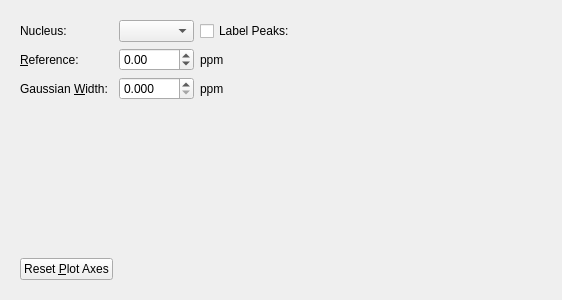
<?xml version="1.0" encoding="UTF-8"?>
<ui version="4.0">
 <class>Tab_NMR</class>
 <widget class="QWidget" name="Tab_NMR">
  <property name="geometry">
   <rect>
    <x>0</x>
    <y>0</y>
    <width>562</width>
    <height>300</height>
   </rect>
  </property>
  <property name="windowTitle">
   <string>tab_NMR</string>
  </property>
  <layout class="QGridLayout" name="gridLayout">
   <item row="0" column="0" rowspan="2" colspan="2">
    <widget class="QWidget" name="widget" native="true">
     <layout class="QGridLayout" name="gridLayout_2">
      <item row="0" column="0">
       <widget class="QLabel" name="label_15">
        <property name="text">
         <string>Nucleus:</string>
        </property>
        <property name="buddy">
         <cstring>combo_type</cstring>
        </property>
       </widget>
      </item>
      <item row="0" column="1">
       <widget class="QComboBox" name="combo_type"/>
      </item>
      <item row="1" column="0">
       <widget class="QLabel" name="label_16">
        <property name="text">
         <string>&amp;Reference:</string>
        </property>
        <property name="buddy">
         <cstring>spin_ref</cstring>
        </property>
       </widget>
      </item>
      <item row="2" column="0">
       <widget class="QLabel" name="label_17">
        <property name="text">
         <string>Gaussian &amp;Width:</string>
        </property>
        <property name="buddy">
         <cstring>spin_FWHM</cstring>
        </property>
       </widget>
      </item>
      <item row="3" column="0">
       <spacer name="verticalSpacer_2">
        <property name="orientation">
         <enum>Qt::Vertical</enum>
        </property>
        <property name="sizeHint" stdset="0">
         <size>
          <width>20</width>
          <height>40</height>
         </size>
        </property>
       </spacer>
      </item>
      <item row="4" column="0">
       <widget class="QPushButton" name="push_resetAxes">
        <property name="text">
         <string>Reset &amp;Plot Axes</string>
        </property>
       </widget>
      </item>
      <item row="1" column="1">
       <widget class="QDoubleSpinBox" name="spin_ref">
        <property name="accelerated">
         <bool>true</bool>
        </property>
        <property name="minimum">
         <double>-9999.989999999999782</double>
        </property>
        <property name="maximum">
         <double>9999.989999999999782</double>
        </property>
        <property name="singleStep">
         <double>0.010000000000000</double>
        </property>
       </widget>
      </item>
      <item row="2" column="1">
       <widget class="QDoubleSpinBox" name="spin_FWHM">
        <property name="decimals">
         <number>3</number>
        </property>
        <property name="maximum">
         <double>99.998999999999995</double>
        </property>
        <property name="singleStep">
         <double>0.010000000000000</double>
        </property>
       </widget>
      </item>
      <item row="0" column="2">
       <widget class="QCheckBox" name="cb_labelPeaks">
        <property name="text">
         <string>Label Peaks:</string>
        </property>
       </widget>
      </item>
      <item row="0" column="3">
       <spacer name="horizontalSpacer_6">
        <property name="orientation">
         <enum>Qt::Horizontal</enum>
        </property>
        <property name="sizeHint" stdset="0">
         <size>
          <width>40</width>
          <height>20</height>
         </size>
        </property>
       </spacer>
      </item>
      <item row="1" column="2">
       <widget class="QLabel" name="label">
        <property name="text">
         <string>ppm</string>
        </property>
       </widget>
      </item>
      <item row="2" column="2">
       <widget class="QLabel" name="label_2">
        <property name="text">
         <string>ppm</string>
        </property>
       </widget>
      </item>
     </layout>
    </widget>
   </item>
  </layout>
 </widget>
 <tabstops>
  <tabstop>combo_type</tabstop>
  <tabstop>cb_labelPeaks</tabstop>
  <tabstop>spin_ref</tabstop>
  <tabstop>spin_FWHM</tabstop>
  <tabstop>push_resetAxes</tabstop>
 </tabstops>
 <resources/>
 <connections/>
</ui>
